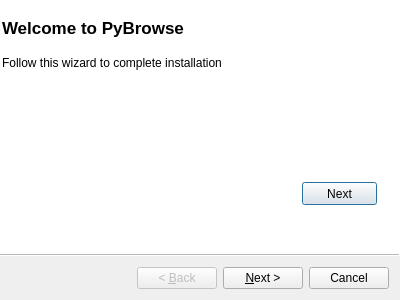
<?xml version="1.0" encoding="UTF-8"?>
<ui version="4.0">
 <class>Wizard</class>
 <widget class="QWizard" name="Wizard">
  <property name="geometry">
   <rect>
    <x>0</x>
    <y>0</y>
    <width>400</width>
    <height>300</height>
   </rect>
  </property>
  <property name="sizePolicy">
   <sizepolicy hsizetype="Preferred" vsizetype="Ignored">
    <horstretch>0</horstretch>
    <verstretch>0</verstretch>
   </sizepolicy>
  </property>
  <property name="windowTitle">
   <string>Wizard</string>
  </property>
  <property name="wizardStyle">
   <enum>QWizard::AeroStyle</enum>
  </property>
  <property name="titleFormat">
   <enum>Qt::AutoText</enum>
  </property>
  <widget class="QWizardPage" name="wizardPage1">
   <widget class="QPushButton" name="pushButton">
    <property name="geometry">
     <rect>
      <x>300</x>
      <y>180</y>
      <width>75</width>
      <height>23</height>
     </rect>
    </property>
    <property name="text">
     <string>Next</string>
    </property>
   </widget>
   <widget class="QLabel" name="label">
    <property name="geometry">
     <rect>
      <x>0</x>
      <y>10</y>
      <width>251</width>
      <height>31</height>
     </rect>
    </property>
    <property name="font">
     <font>
      <pointsize>13</pointsize>
      <weight>75</weight>
      <bold>true</bold>
     </font>
    </property>
    <property name="text">
     <string>Welcome to PyBrowse</string>
    </property>
    <property name="textFormat">
     <enum>Qt::AutoText</enum>
    </property>
   </widget>
   <widget class="QLabel" name="label_2">
    <property name="geometry">
     <rect>
      <x>0</x>
      <y>40</y>
      <width>291</width>
      <height>41</height>
     </rect>
    </property>
    <property name="text">
     <string>Follow this wizard to complete installation</string>
    </property>
   </widget>
  </widget>
  <widget class="QWizardPage" name="wizardPage2">
   <widget class="QLabel" name="label_3">
    <property name="geometry">
     <rect>
      <x>0</x>
      <y>0</y>
      <width>81</width>
      <height>21</height>
     </rect>
    </property>
    <property name="font">
     <font>
      <pointsize>10</pointsize>
      <weight>75</weight>
      <bold>true</bold>
     </font>
    </property>
    <property name="text">
     <string>Modules</string>
    </property>
   </widget>
   <widget class="QGroupBox" name="groupBox">
    <property name="geometry">
     <rect>
      <x>-1</x>
      <y>29</y>
      <width>371</width>
      <height>121</height>
     </rect>
    </property>
    <property name="font">
     <font>
      <pointsize>1</pointsize>
     </font>
    </property>
    <property name="title">
     <string>¡</string>
    </property>
    <property name="flat">
     <bool>false</bool>
    </property>
    <widget class="QTableView" name="tableView">
     <property name="geometry">
      <rect>
       <x>0</x>
       <y>-10</y>
       <width>381</width>
       <height>141</height>
      </rect>
     </property>
    </widget>
   </widget>
  </widget>
 </widget>
 <resources/>
 <connections/>
</ui>
